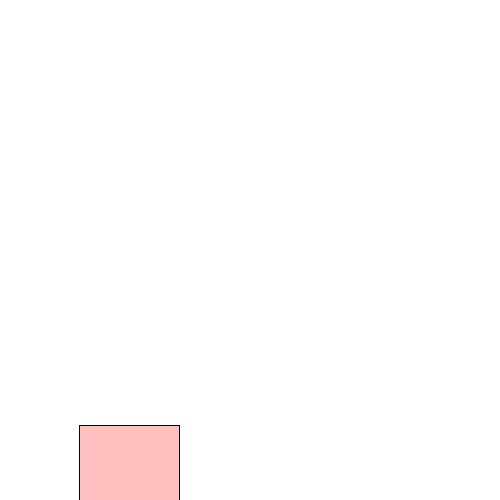
Frame 1 (no input)
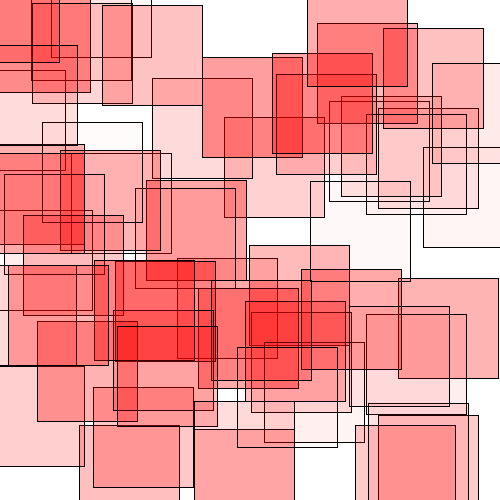
Frame 60 (the mouse pressed at the canvas centre just before this capture)
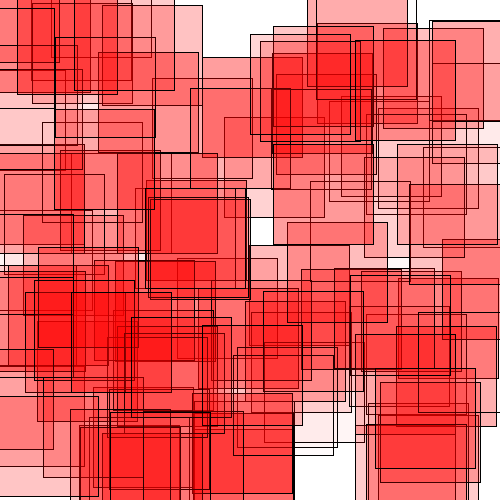
Frame 120 (the mouse held since frame 60 and released just before this capture)

The Processing sketch that drew these frames (run headless with seeded random() and noise(); from frame 60 on, the mouse is pressed at the canvas centre):

// Processing sketch: processing_129318
// ── processing_129318.pde

void setup() {
  size(500, 500);
  rectMode(CENTER);
  background(#FFFFFF);
  
}


void draw() {
  fill(#FF0000, random(100));
  rect(random(width), random(height), 100, 100);

}
